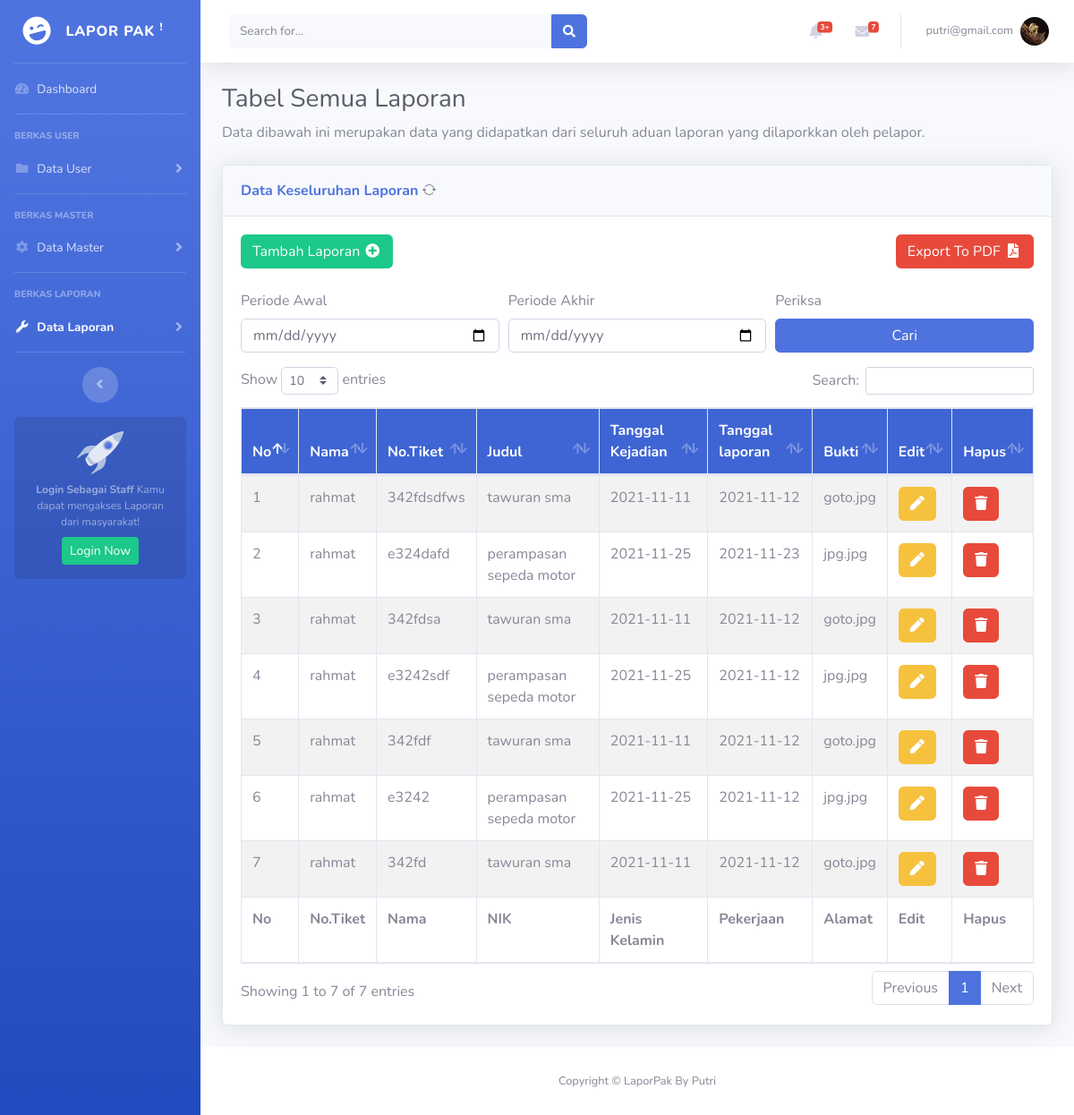
Page /superadmin/laporan-semua.php (signed in) on the earlier database version.
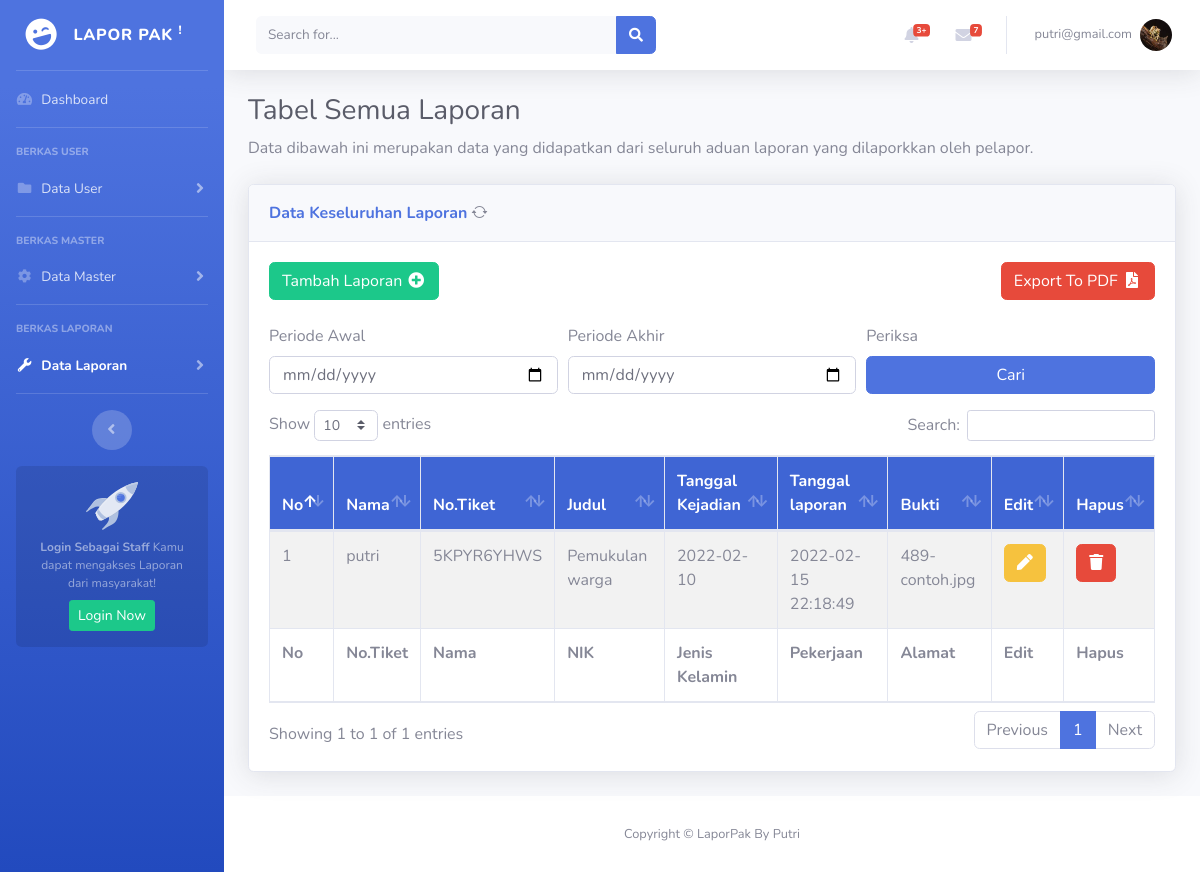
Same page on the later database version.
### tables this page shows
CREATE TABLE `detail_laporan` (
  `id_detail_laporan` int(11) NOT NULL,
  `id_klasifikasi` int(11) DEFAULT NULL,
  `no_tiket` varchar(300) DEFAULT NULL,
  `judul_laporan` text DEFAULT NULL,
  `isi_laporan` text DEFAULT NULL,
  `id_user` int(11) DEFAULT NULL,
  `tanggal_kejadian` date DEFAULT NULL,
  `lokasi_kejadian` text DEFAULT NULL,
  `tanggal` datetime DEFAULT current_timestamp(),
  `saksi` varchar(100) DEFAULT NULL,
  `lampiran_bukti` text DEFAULT NULL
);

CREATE TABLE `user` (
  `id_user` int(11) NOT NULL,
  `email` varchar(100) NOT NULL,
  `nama` varchar(100) NOT NULL,
  `jenis_kelamin` varchar(100) NOT NULL,
  `nik` int(200) NOT NULL,
  `alamat` text NOT NULL,
  `tmp_lahir` varchar(300) NOT NULL,
  `tgl_lahir` date NOT NULL,
  `no_tlp` varchar(15) NOT NULL,
  `agama` varchar(100) NOT NULL,
  `pekerjaan` varchar(100) NOT NULL,
  `foto` varchar(300) NOT NULL
);

### superadmin/laporan-semua.php (the view)
<?php
$page = "semua";
include 'header.php';
?>
<div class="container-fluid">
    <h1 class="h3 mb-2 text-gray-800">Tabel Semua Laporan</h1>
    <p class="mb-4">Data dibawah ini merupakan data yang didapatkan dari seluruh aduan laporan yang dilaporkkan oleh pelapor.</p>
    <div class="card shadow mb-4">
        <div class="card-header py-3">
            <a class="form-row d-flex justify-left">
                <a href="laporan-semua.php" class="m-0 font-weight-bold text-primary wa-20 ">Data Keseluruhan Laporan</a>
                <i class="bi bi-arrow-repeat"></i>
            </a>
        </div>
        <div class="card-body">
            <div class="table-responsive table-striped">
                <div class="d-flex justify-content-between">
                    <a class="btn btn-success w-15 " href="form-add-laporan.php">Tambah Laporan <i class="fas fa-fw fa-plus-circle"></i>
                    </a>
                    <a class="btn btn-danger w-15 " href="">Export To PDF <i class="fas fa-fw fa-file-pdf"></i>
                    </a>
                </div>
                <br>
                <form action="laporan-semua.php" method="get">
                    <div class="form-row">
                        <div class="form-group col-sm-4">
                            <label for="p_awal">Periode Awal</label>
                            <input type="date" class="form-control" name="p_awal" id="p_awal">
                        </div>
                        <div class="form-group col-sm-4">
                            <label for="p_akhir">Periode Akhir</label>
                            <input type="date" class="form-control" name="p_akhir" id="p_akhir">
                        </div>
                        <div class="form-group col-sm-4">
                            <label for="p_akhir">Periksa</label>
                            <input class="btn btn-primary btn-block  " name="mencari " type="submit" value="Cari">
                        </div>
                </form>
            </div>
            <table class="table table-bordered" id="dataTable" width="100%" cellspacing="0">
                <thead style="background-color: #3f65d4; color: #FFFFFF;">
                    <tr>
                        <th>No</th>
                        <th>Nama</th>
                        <th>No.Tiket</th>
                        <th>Judul</th>
                        <th>Tanggal Kejadian</th>
                        <th>Tanggal laporan</th>
                        <th>Bukti</th>
                        <th>Edit</th>
                        <th>Hapus</th>
                    </tr>
                <tfoot>
                    <tr>
                        <th>No</th>
                        <th>No.Tiket</th>
                        <th>Nama</th>
                        <th>NIK</th>
                        <th>Jenis Kelamin</th>
                        <th>Pekerjaan</th>
                        <th>Alamat</th>
                        <th>Edit</th>
                        <th>Hapus</th>
                    </tr>
                </tfoot>
                <tbody>
                    <?php
                    include "../koneksi.php";
                    if (isset($_GET['p_awal']) && isset($_GET['p_akhir'])) {
                        $query = mysqli_query($konek, "SELECT * FROM detail_laporan WHERE tanggal BETWEEN '" . $_GET['p_awal'] . "' and '" . $_GET['p_akhir'] . "'") or die("SQL Anda Salah");
                    } else {
                        $sql = "SELECT d.*, u.* FROM detail_laporan d JOIN user u WHERE d.id_user = u.id_user group by d.id_detail_laporan DESC";
                        $query = mysqli_query($konek, $sql) or die("SQL Anda Salah");
                    }
                    $nomor = 0;
                    while ($data = mysqli_fetch_array($query)) {
                        $nomor++;
                    ?>
                        <tr>
                            <td><?= $nomor ?></td>
                            <td><?= $data['nama'] ?></td>
                            <td><?= $data['no_tiket'] ?></td>
                            <td><?= $data['judul_laporan'] ?></td>
                            <td><?= $data['tanggal_kejadian'] ?></td>
                            <td><?= $data['tanggal'] ?></td>
                            <td><?= $data['lampiran_bukti'] ?></td>
                            <td><a href='form-update-laporan.php?no_tiket=<?php echo $data['no_tiket']; ?>' class='btn btn-warning '><i class="fas fa-pen"></i></a>
                            </td>
                            <td><a href='delete/laporan.php?no_tiket=<?php echo $data['no_tiket']; ?>' class='btn btn-danger '><i class="fas fa-trash"></i></a>
                            </td>
                        </tr>
                    <?php } ?>
                </tbody>
            </table>
        </div>
    </div>
</div>
</div>
</div>
<?php
include 'footer.php';
?>

### superadmin/header.php (shortened to what this page needs)
<?php
$email = $_SESSION['email'];
$foto = $_SESSION['foto'];
?>
<!DOCTYPE html>
<html lang="en">
<head>
    <link href="../Boostrap/boostrap/vendor/fontawesome-free/css/all.min.css" rel="stylesheet" type="text/css">
    <link rel="stylesheet" href="https://cdn.jsdelivr.net/npm/bootstrap-icons@1.7.0/font/bootstrap-icons.css">
    <link href="../Boostrap/boostrap/css/sb-admin-2.min.css" rel="stylesheet">
    <link href="../Boostrap/boostrap/vendor/datatables/dataTables.bootstrap4.min.css" rel="stylesheet">
</head>
<body id="page-top">
    <div id="wrapper">
        <ul class="navbar-nav bg-gradient-primary sidebar sidebar-dark accordion" id="accordionSidebar">
            <a class="sidebar-brand d-flex align-items-center justify-content-center" href="index.php">
                <div class="sidebar-brand-icon rotate-n-15">
                    <i class="fas fa-laugh-wink"></i>
                </div>
                <div class="sidebar-brand-text mx-3">LAPOR PAK <sup>!</sup></div>
            </a>
            <hr class="sidebar-divider my-0">
            <li class="nav-item <?php if ($page == "index") echo "active"; ?>">
                <a class="nav-link" href="index.php">
                    <i class="fas fa-fw fa-tachometer-alt"></i>
                    <span>Dashboard</span></a>
            </li>
            <hr class="sidebar-divider">
            <div class="sidebar-heading">
                Berkas User
            </div>
            <li class="nav-item <?php if ($page == "staff") {
                                    echo "active";
                                } elseif ($page == "kepala") {
                                    echo "active";
                                } elseif ($page == "user") {
                                    echo "active";
                                } elseif ($page == "su") {
                                    echo "active";
                                } else {
                                    echo "";
                                } ?>">
                <a class="nav-link collapsed" data-toggle="collapse" data-target="#collapsePages" aria-expanded="true" aria-controls="collapsePages">
                    <i class="fas fa-fw fa-folder"></i>
                    <span>Data User</span>
                </a>
            </li>
            <hr class="sidebar-divider">
            <div class="sidebar-heading">
                Berkas Master
            </div>
            <li class="nav-item <?php if ($page == "klasifikasi") {
                                    echo "active";
                                } elseif ($page == "status") {
                                    echo "active";
                                } elseif ($page == "tindakan") {
                                    echo "active";
                                }else {
                                    echo "";
                                } ?>">
                <a class="nav-link collapsed" href="#" data-toggle="collapse" data-target="#collapseTwo" aria-expanded="true" aria-controls="collapseTwo">
                    <i class="fas fa-fw fa-cog"></i>
                    <span>Data Master</span>
                </a>
            </li>
            <hr class="sidebar-divider">
            <div class="sidebar-heading">
                Berkas Laporan
            </div>
            <li class="nav-item <?php if ($page == "semua") {
                                    echo "active";
                                } elseif ($page == "hari") {
                                    echo "active";
                                } elseif ($page == "minggu") {
                                    echo "active";
                                } elseif ($page == "bulan") {
                                    echo "active";
                                } elseif ($page == "tahun") {
                                    echo "active";
                                } else {
                                    echo "";
                                } ?>">
                <a class="nav-link collapsed" href="#" data-toggle="collapse" data-target="#collapseUtilities" aria-expanded="true" aria-controls="collapseUtilities">
                    <i class="fas fa-fw fa-wrench"></i>
                    <span>Data Laporan</span>
                </a>
            </li>
            <hr class="sidebar-divider d-none d-md-block">
            <div class="text-center d-none d-md-inline">
                <button class="rounded-circle border-0" id="sidebarToggle"></button>
            </div>
            <div class="sidebar-card d-none d-lg-flex">
                <img class="sidebar-card-illustration mb-2" src="img/undraw_rocket.svg" alt="...">
                <p class="text-center mb-2"><strong>Login Sebagai Staff</strong> Kamu dapat mengakses Laporan dari
                    masyarakat!</p>
                <a class="btn btn-success btn-sm" href="index.php">Login Now</a>
            </div>
        </ul>
        <div id="content-wrapper" class="d-flex flex-column">
            <div id="content">
                <nav class="navbar navbar-expand navbar-light bg-white topbar mb-4 static-top shadow">
                    <form class="d-none d-sm-inline-block form-inline mr-auto ml-md-3 my-2 my-md-0 mw-100 navbar-search">
                        <div class="input-group">
                            <input type="text" class="form-control bg-light border-0 small" placeholder="Search for..." aria-label="Search" aria-describedby="basic-addon2">
                            <div class="input-group-append">
                                <button class="btn btn-primary" type="button">
                                    <i class="fas fa-search fa-sm"></i>
                                </button>
                            </div>
                        </div>
                    </form>
                    <ul class="navbar-nav ml-auto">
                        <li class="nav-item dropdown no-arrow mx-1">
                            <a class="nav-link dropdown-toggle" href="#" id="alertsDropdown" role="button" data-toggle="dropdown" aria-haspopup="true" aria-expanded="false">
                                <i class="fas fa-bell fa-fw"></i>
                                <span class="badge badge-danger badge-counter">3+</span>
                            </a>
                        </li>
                        <li class="nav-item dropdown no-arrow mx-1">
                            <a class="nav-link dropdown-toggle" href="#" id="messagesDropdown" role="button" data-toggle="dropdown" aria-haspopup="true" aria-expanded="false">
                                <i class="fas fa-envelope fa-fw"></i>
                                <span class="badge badge-danger badge-counter">7</span>
                            </a>
                        </li>
                        <li class="nav-item dropdown no-arrow">
                            <a class="nav-link dropdown-toggle" href="#" id="userDropdown" role="button" data-toggle="dropdown" aria-haspopup="true" aria-expanded="false">
                                <span class="mr-2 d-none d-lg-inline text-gray-600 small"><?= $email ?></span>
                                <img class="img-profile rounded-circle" src="../assets/img/foto/<?= $foto ?>">
                            </a>
                        </li>
                    </ul>
                </nav>

### superadmin/footer.php (shortened to what this page needs)
<footer class="sticky-footer bg-white">
    <div class="container my-auto">
        <div class="copyright text-center my-auto">
            <span>Copyright &copy; LaporPak By Putri</span>
        </div>
    </div>
</footer>
</div>
</body>
</html>

Differences in the rows shown:
removed detail_laporan: user.nama "rahmat", no_tiket "342fdsdfws", judul_laporan "tawuran sma", tanggal_kejadian "2021-11-11", tanggal "2021-11-12", lampiran_bukti "goto.jpg"
removed detail_laporan: user.nama "rahmat", no_tiket "e324dafd", judul_laporan "perampasan sepeda motor", tanggal_kejadian "2021-11-25", tanggal "2021-11-23", lampiran_bukti "jpg.jpg"
removed detail_laporan: user.nama "rahmat", no_tiket "342fdsa", judul_laporan "tawuran sma", tanggal_kejadian "2021-11-11", tanggal "2021-11-12", lampiran_bukti "goto.jpg"
removed detail_laporan: user.nama "rahmat", no_tiket "e3242sdf", judul_laporan "perampasan sepeda motor", tanggal_kejadian "2021-11-25", tanggal "2021-11-12", lampiran_bukti "jpg.jpg"
removed detail_laporan: user.nama "rahmat", no_tiket "342fdf", judul_laporan "tawuran sma", tanggal_kejadian "2021-11-11", tanggal "2021-11-12", lampiran_bukti "goto.jpg"
removed detail_laporan: user.nama "rahmat", no_tiket "e3242", judul_laporan "perampasan sepeda motor", tanggal_kejadian "2021-11-25", tanggal "2021-11-12", lampiran_bukti "jpg.jpg"
removed detail_laporan: user.nama "rahmat", no_tiket "342fd", judul_laporan "tawuran sma", tanggal_kejadian "2021-11-11", tanggal "2021-11-12", lampiran_bukti "goto.jpg"
added detail_laporan: id_user.nama "putri", no_tiket "5KPYR6YHWS", judul_laporan "Pemukulan warga", tanggal_kejadian "2022-02-10", tanggal "2022-02-15 22:18:49", lampiran_bukti "489-contoh.jpg"
Other differences:
text written by a page script: "Show entries Search: Showing 1 to 7 of 7 entries Previous 1 Next" → "Show entries Search: Showing 1 to 1 of 1 entries Previous 1 Next"
